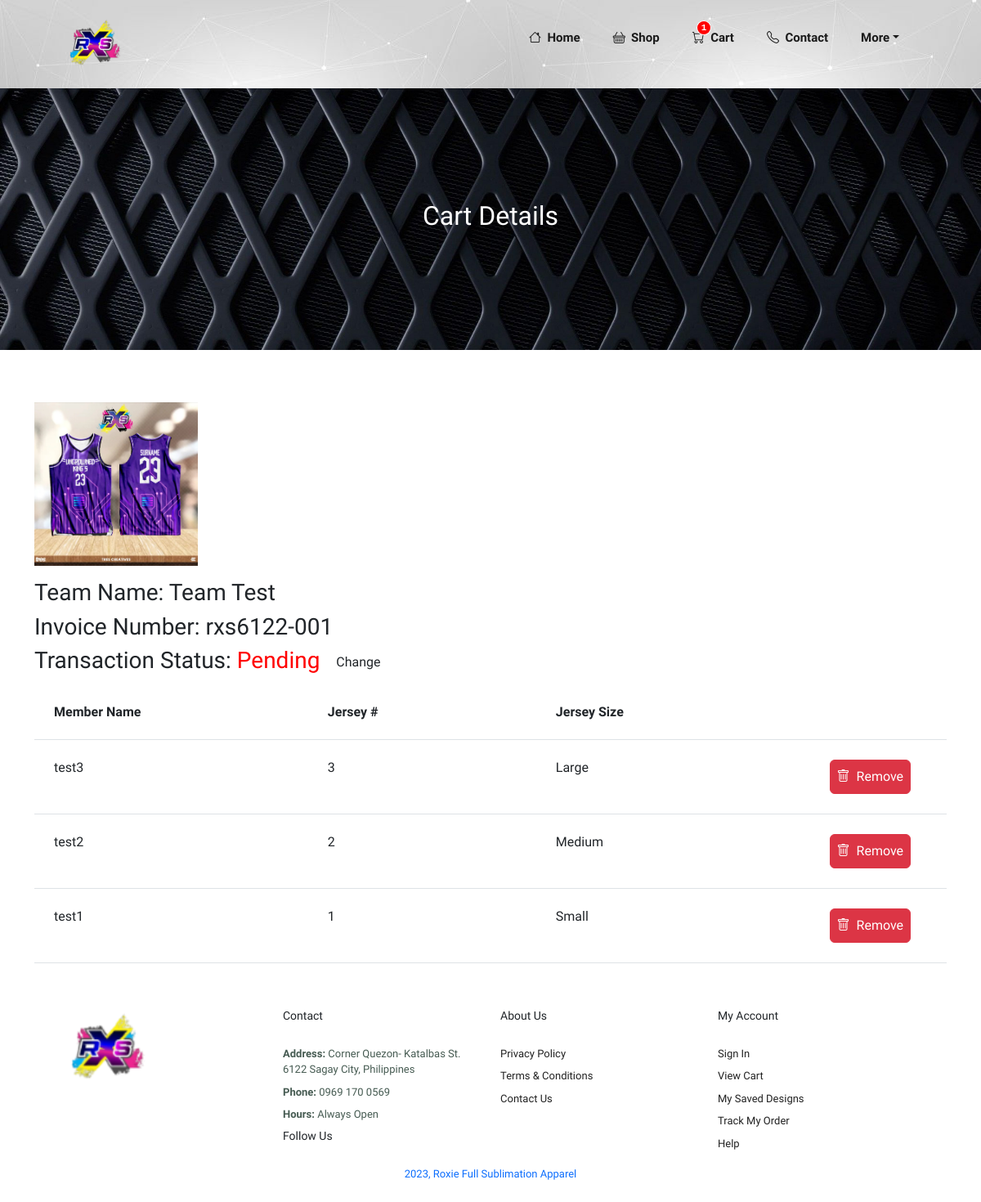
The app's page /cart-details.php?invoice=rxs6122-001 (signed in) with its own data.
### tables this page shows
CREATE TABLE IF NOT EXISTS `tbl_orders` (
  `id` int NOT NULL AUTO_INCREMENT,
  `img_url` varchar(50) NOT NULL,
  `shirt_id` int NOT NULL,
  `invoice_number` varchar(50) NOT NULL,
  `name` varchar(50) NOT NULL,
  `shirt_code` varchar(50) NOT NULL,
  `shirt_price` varchar(50) NOT NULL,
  `jersey_number` int NOT NULL,
  `size_id` int NOT NULL,
  `team_name` varchar(50) NOT NULL,
  `jersey_type_id` int NOT NULL,
  `transaction_status_id` int NOT NULL,
  `client_id` int NOT NULL,
  `created_at` varchar(50) NOT NULL,
  `updated_at` varchar(50) NOT NULL,
  PRIMARY KEY (`id`)
);

CREATE TABLE IF NOT EXISTS `tbl_size` (
  `id` tinyint NOT NULL AUTO_INCREMENT,
  `size` varchar(50) NOT NULL,
  PRIMARY KEY (`id`)
);

### cart-details.php (the view, shortened to what this page needs)
<?php
if (isset($_SESSION['id'])) {
    $get_invoice = $_GET['invoice'];
?>
    <?php include 'includes/head.php' ?>
    <body>
        <?php include 'includes/header.php' ?>
        <section id="page-header">
            <h2>Cart Details</h2>
        </section>
        <section class="container mt-5">
            <div class="">
                <div class="card-body">
                    <div class="row">
                        <div class="col-12">
                            <?php
                            $stmt = $conn->prepare(' SELECT
                            tbl_orders.img_url,
                            tbl_orders.shirt_id,
                            tbl_orders.invoice_number,
                            tbl_orders.team_name,
                            tbl_transaction_status.transaction_status
                            FROM tbl_orders
                            INNER JOIN tbl_transaction_status ON tbl_orders.transaction_status_id = tbl_transaction_status.id
                            WHERE client_id = ? AND invoice_number = ?');
                            $stmt->bind_param('is', $client_id, $get_invoice);
                            $stmt->execute();
                            $result = $stmt->get_result();
                            $row = $result->fetch_assoc();
                            $shirt_id = $row['shirt_id'];
                            $invoice_number = $row['invoice_number'];
                            $team_name = $row['team_name'];
                            $transaction_status = $row['transaction_status'];
                            $img_url = $row['img_url'];
                            if ($transaction_status === "Pending") {
                                $indicatorColor = '#ff0000';
                                $visibility = 'visible';
                                $btn_visibility = 'visible';
                            }
                            echo "
                                <a href='details.php?id=$shirt_id'>
                                    <img src='IMG/products/$img_url' alt='$img_url' width='200' height='200' class='my-3'>
                                </a>
                                <h3>Team Name: $team_name</h3>
                                <h3>Invoice Number: $invoice_number</h3>
                                <h3>Transaction Status:
                                    <span style='color: $indicatorColor'>$transaction_status</span>
                                    <span>
                                        <button style='visibility: $visibility' class='btn' type='button' data-bs-toggle='modal' data-bs-target='#changeModal'>Change</button>
                                    </span>
                                </h3>
                                            <form action='checking/client-change-order.php?invoice_number=$invoice_number' method='post' class='row p-2 needs-validation' novalidate>
                                            </form>
                            ";
                            ?>
                        </div>
                    </div>
                </div>
            </div>
            <div class="table-responsive rounded">
                <table class="table">
                    <colgroup>
                        <col width="30%">
                        <col width="25%">
                        <col width="30%">
                        <col width="15%">
                    </colgroup>
                    <thead>
                        <tr>
                            <th class="p-4">Member Name</th>
                            <th class="p-4">Jersey #</th>
                            <th class="p-4">Jersey Size</th>
                            <th class="p-4"></th>
                        </tr>
                    </thead>
                    <tbody>
                        <?php
                        $stmt = $conn->prepare(' SELECT
                            tbl_orders.id,
                            tbl_orders.name,
                            tbl_orders.jersey_number,
                            tbl_orders.size_id,
                            tbl_size.size,
                            tbl_orders.shirt_id,
                            tbl_orders.invoice_number,
                            tbl_transaction_status.transaction_status,
                            tbl_shirt.shirt_title,
                            tbl_jersey_type.jersey_type,
                            tbl_orders.client_id
                            FROM tbl_orders
                            INNER JOIN tbl_size ON tbl_orders.size_id = tbl_size.id
                            INNER JOIN tbl_transaction_status ON tbl_orders.transaction_status_id = tbl_transaction_status.id
                            INNER JOIN tbl_shirt ON tbl_orders.shirt_id = tbl_shirt.id
                            INNER JOIN tbl_jersey_type ON tbl_orders.jersey_type_id = tbl_jersey_type.id
                            WHERE tbl_orders.client_id = ? AND tbl_orders.invoice_number = ? ');
                        $stmt->bind_param('is', $client_id, $get_invoice);
                        $stmt->execute();
                        $result = $stmt->get_result();
                        while ($rows = $result->fetch_assoc()) {
                            $id = $rows['id'];
                            $name = $rows['name'];
                            $jersey_number = $rows['jersey_number'];
                            $size = $rows['size'];
                            echo '
                                <tr>
                                    <td class="p-4">' . $name . '</td>
                                    <td class="p-4">' . $jersey_number . '</td>
                                    <td class="p-4">' . $size . '</td>
                                    <td class="p-4">
                                        <button class="btn btn-danger p-2" title="Remove" style="visibility: ' . $btn_visibility . ';" id="btn-remove" data-bs-toggle="modal" data-bs-target="#deleteModal' . $id . '">
                                            <i class="bi bi-trash"></i>&nbsp; Remove
                                        </button>
                                    </td>
                                </tr>
                                <div class="modal fade" id="deleteModal' . $id . '" tabindex="-1" aria-labelledby="deleteModalLabel" aria-hidden="true">
                                    <div class="modal-dialog modal-dialog-centered">
                                        <div class="modal-content p-1">
                                            <form action="checking/remove-member-check.php?id=' . $id . '" method="post" class="row p-2 needs-validation" novalidate>
                                                <div class="modal-header">
                                                    <h1 class="modal-title fs-5" id="deleteModalLabel">Remove Member</h1>
                                                    <button type="button" class="btn-close" data-bs-dismiss="modal" aria-label="Close"></button>
                                                </div>
                                                <div class="modal-body">
                                                    <p>Are you sure you want to remove ' . $name . '?</p>
                                                </div>
                                                <div class="modal-footer">
                                                    <button type="button" class="btn btn-danger" data-bs-dismiss="modal">Cancel</button>
                                                    <button type="submit" class="btn btn-primary" id="loaderButton">Yes</button>
                                                </div>
                                            </form>
                                        </div>
                                    </div>
                                </div>';
                        }
                        ?>
                    </tbody>
                </table>
            </div>
        </section>
        <?php include 'includes/footer.php' ?>
    </body>
    </html>
<?php
} else {
    header("Location: client-login.php");
    exit();
}

### style.css (style rules this page uses)
* { margin: 0; padding: 0; box-sizing: border-box; font-family: 'Spartan', sans-serif; }
h2 { font-size: 36px; line-height: 54px; color: #222; }
a { text-decoration: none !important; }
body { width: 100%; background-color: #fff6ff; }
.card-body { padding: 0 20px 20px 20px; }
#page-header { background-image: url("IMG/Banner/B1.jpg"); width: 100%; height: 40vh; background-size: cover; display: flex; justify-content: center; text-align: center; flex-direction: column; padding: 14px; }
#page-header h2, #page-header p { color: #fff; }
#page-header { background-image: url("IMG/Banner/B3.jpg"); width: 100%; height: 40vh; background-size: cover; display: flex; justify-content: center; text-align: center; flex-direction: column; padding: 14px; }
* { margin: 0; padding: 0; box-sizing: border-box; user-select: none; }

### records on screen
tbl_orders: name "test3", jersey_number "3", size.size "Large"
tbl_orders: name "test2", jersey_number "2", size.size "Medium"
tbl_orders: name "test1", jersey_number "1", size.size "Small"

### other values on screen
$cart_quantity "1"
$team_name "Team Test"
$invoice_number "rxs6122-001"
$transaction_status "Pending"
